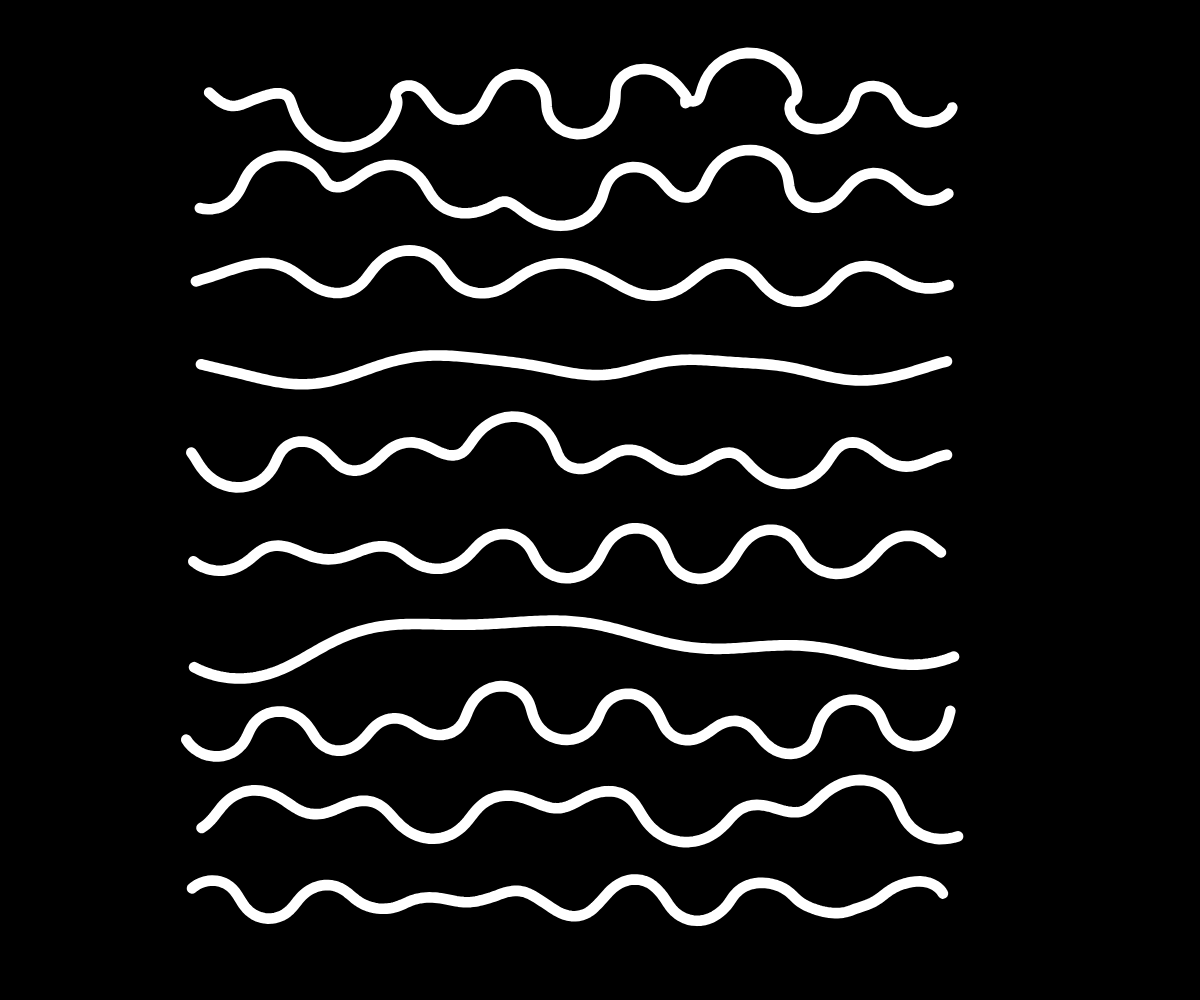
Frame 1 (no input)
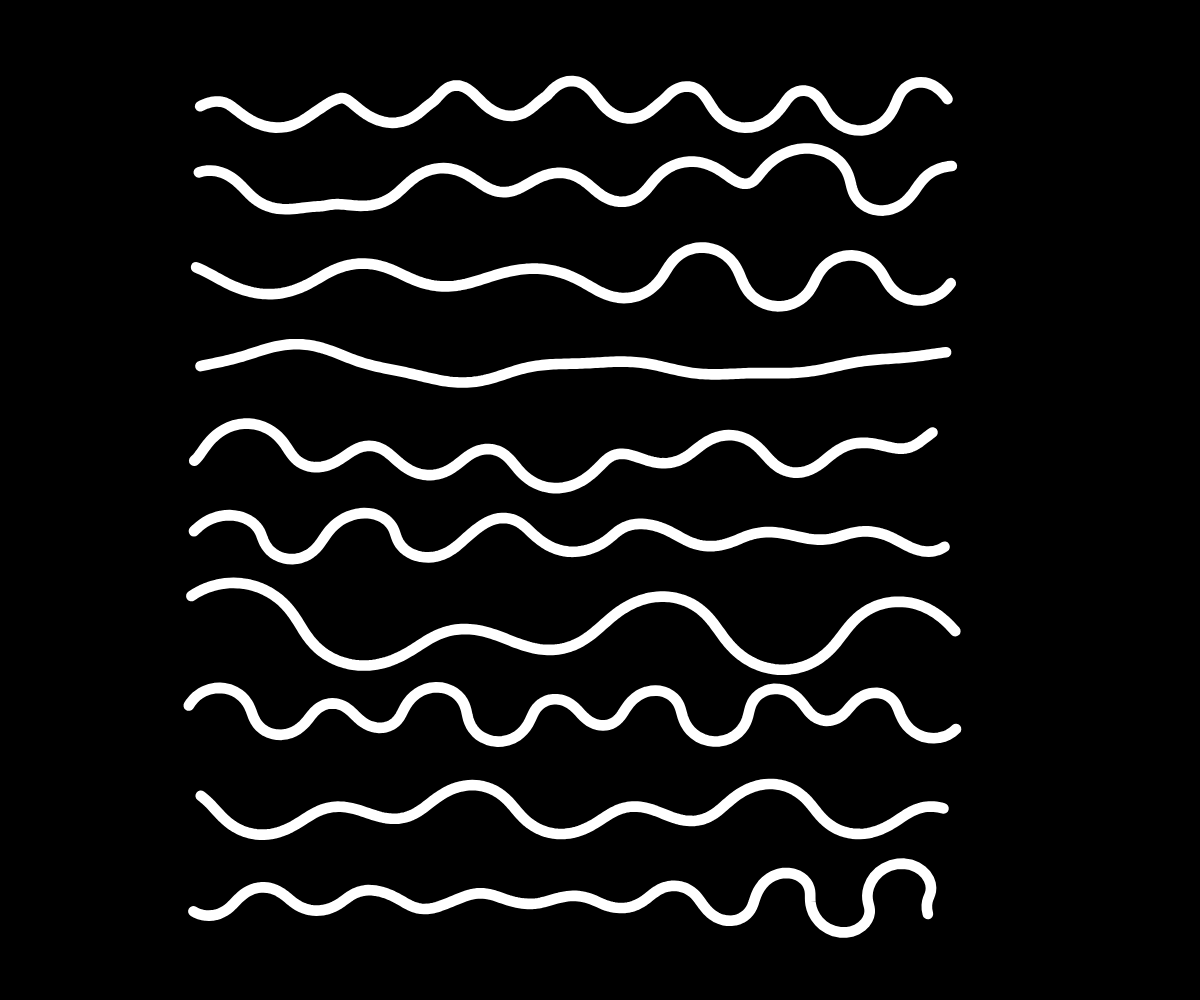
Frame 60 (no input)
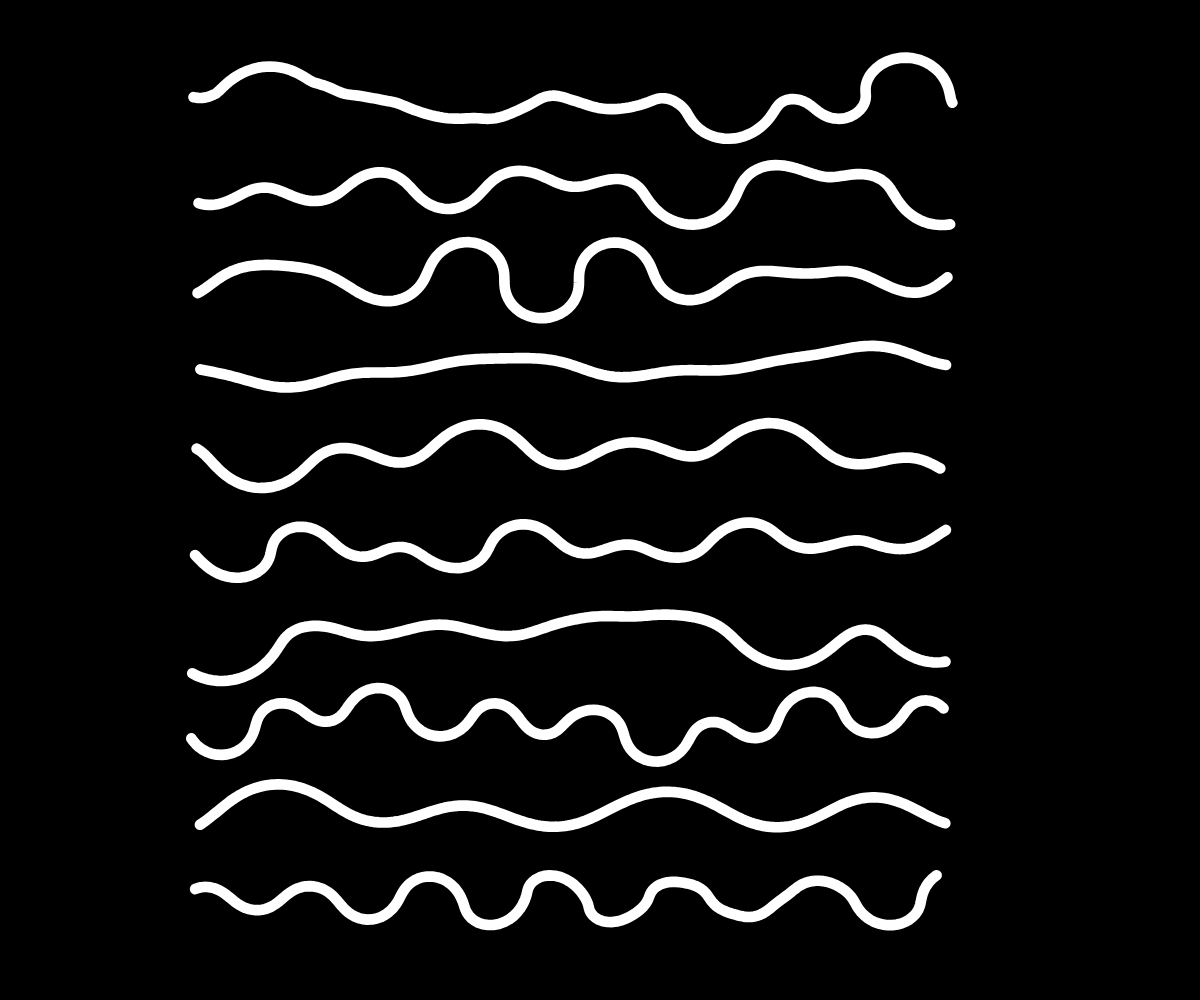
Frame 120 (the mouse pressed at the canvas centre since frame 60)

The p5.js sketch that drew these frames (run headless with seeded random() and noise() and a simulated clock; from frame 60 on, the mouse is pressed at the canvas centre):

// p5.js sketch
// ── sketch.js
// https://openprocessing.org/sketch/1467958

let _minWidth;

function setup() {
  createCanvas(windowWidth, windowHeight);
  frameRate(30);
  setObject();
}

let _aryLine = [];

function setObject() {
  _minWidth = min(width, height) * 0.8;
  strokeWeight(_minWidth / 75);
  stroke(255);
  noFill();
  strokeJoin(ROUND);

  let numLine = 10;
  let stepY = _minWidth / (numLine - 1);
  for (let i = 0; i < numLine; i++) {
    let startXy = createVector(-_minWidth / 2, -_minWidth / 2 + stepY * i);
    let endXy = createVector(_minWidth / 2, -_minWidth / 2 + stepY * i);
    _aryLine[i] = new BendLine(startXy, endXy);
    _aryLine[i].update();
    _aryLine[i].draw();
  }
}

class BendLine {
  constructor(startXy, endXy) {
    this.startXy = startXy;
    this.endXy = endXy;
    this.numPoints = 300;
    this.aryXy = [];
    for (let i = 0; i < this.numPoints; i++) {
      this.aryXy[i] = p5.Vector.lerp(
        this.startXy,
        this.endXy,
        (1 / (this.numPoints - 1)) * i
      );
    }
    this.numBend = 5;
    this.aryRParameter = [];
    for (let i = 0; i < this.numBend; i++) {
      this.aryRParameter[i] = [_minWidth / 220, random(2 * PI), 0]; //2*PI / random(30, 300) * 0];//[max, init, speed]
    }
    this.aryinitAng = [];
    for (let i = 0; i < this.numBend; i++) {
      this.aryinitAng[i] =
        2 * PI * 10 * noise((0.2 * this.startXy.y) / _minWidth + 0.1 * i);
    }
    this.aryAngStepParameter = [];
    for (let i = 0; i < this.numBend; i++) {
      this.aryAngStepParameter[i] = [
        (2 * PI) / 40,
        random(2 * PI),
        random((2 * PI) / 1000),
      ]; //[max, init, speed]
    }
    this.numCycle = 4;
  }

  update() {
    this.updateR();
    this.updateAngStep();
    this.updateInitAng();
    this.newAryXy = this.aryXy;
    for (let i = 0; i < this.numBend; i++) {
      this.newAryXy = bend(
        this.newAryXy,
        this.aryR[i],
        this.aryinitAng[i],
        this.aryAngStep[i],
        this.numCycle
      );
    }
  }

  updateR() {
    this.aryR = [];
    for (let i = 0; i < this.aryRParameter.length; i++) {
      this.aryR[i] =
        this.aryRParameter[i][0] *
        sin(this.aryRParameter[i][1] + this.aryRParameter[i][2] * frameCount);
    }
  }

  updateAngStep() {
    this.aryAngStep = [];
    for (let i = 0; i < this.aryAngStepParameter.length; i++) {
      this.aryAngStep[i] =
        this.aryAngStepParameter[i][0] *
        sin(
          this.aryAngStepParameter[i][1] +
            this.aryAngStepParameter[i][2] * frameCount
        );
    }
  }

  updateInitAng() {
    for (let i = 0; i < this.aryinitAng.length; i++) {
      this.aryinitAng[i] += -0.05;
    }
  }

  draw() {
    beginShape();
    for (let i = 0; i < this.newAryXy.length; i++) {
      vertex(this.newAryXy[i].x, this.newAryXy[i].y);
    }
    endShape();
  }
}

function bend(aryXy, r, initAng, angStep, numCycle) {
  let aryXy2 = aryXy;
  for (let j = 0; j < numCycle; j++) {
    let aryXyNew = [];
    for (let i = 0; i < aryXy2.length - 1; i++) {
      let xy_1_2 = p5.Vector.sub(aryXy2[i + 1], aryXy2[i]);
      let ang = initAng + angStep * i;
      xy_1_2.rotate(-PI / 2).setMag(r * sin(ang));
      let xy = p5.Vector.add(aryXy2[i], xy_1_2);
      aryXyNew.push(xy);
    }
    aryXy2 = aryXyNew;
  }

  return aryXy2;
}

function draw() {
  background(0);
  translate(width / 2, height / 2);
  for (let i = 0; i < _aryLine.length; i++) {
    _aryLine[i].update();
    _aryLine[i].draw();
  }
}

function windowResized() {
  resizeCanvas(windowWidth, windowHeight);
  setObject();
}
